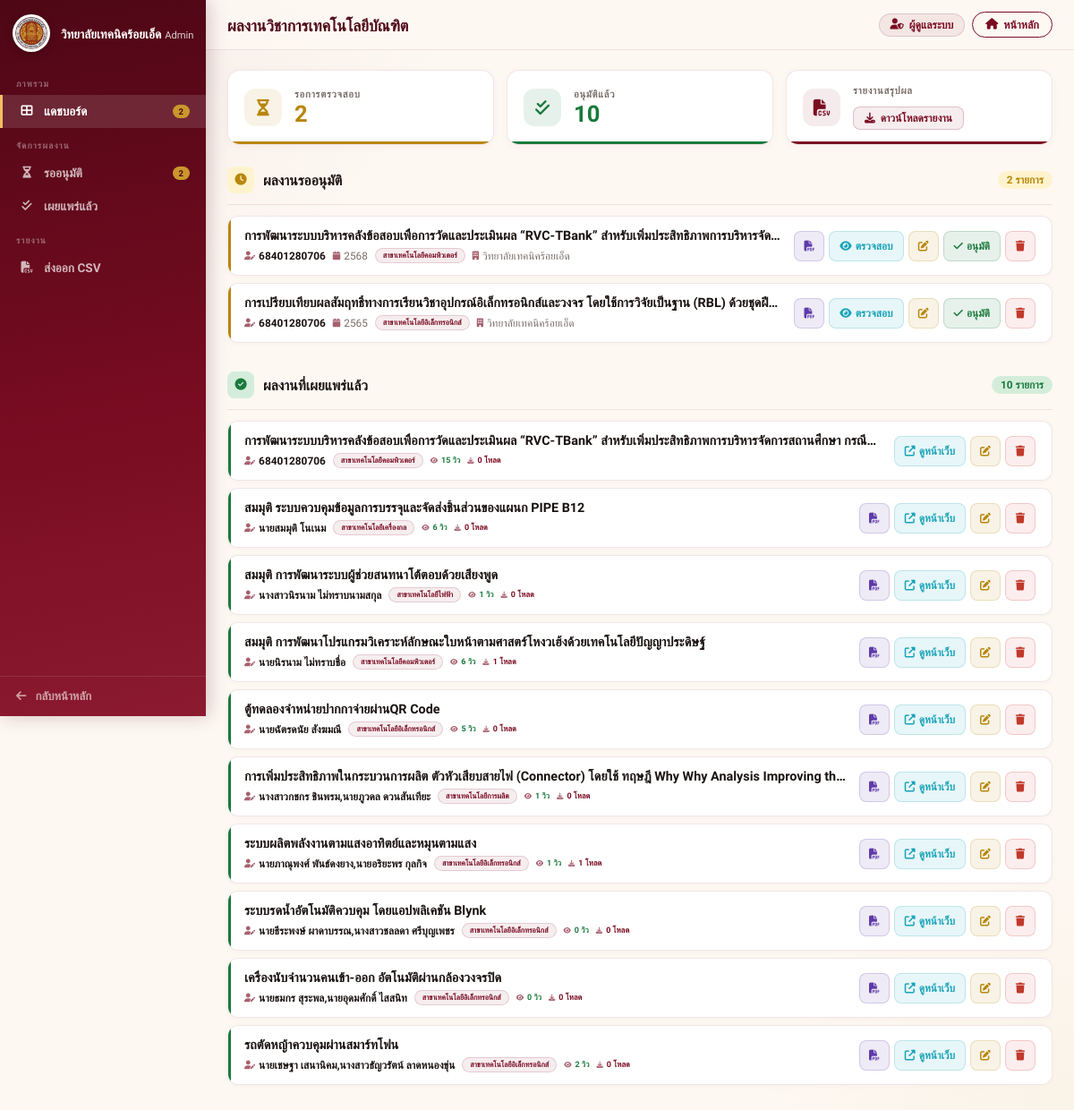
Page /manage/ (signed in) on the committed database.
### research/models.py (models this page shows, shortened)
class Project(models.Model):
    DEPARTMENTS = [
        ('EE', 'สาขาเทคโนโลยีไฟฟ้า'),
        ('ET', 'สาขาเทคโนโลยีอิเล็กทรอนิกส์'),
        ('PT', 'สาขาเทคโนโลยีการผลิต'),
        ('MT', 'สาขาเทคโนโลยีเครื่องกล'),
        ('CT', 'สาขาเทคโนโลยีคอมพิวเตอร์'),
    ]
    RESEARCH_TYPES = [
        ('classroom', 'วิจัยในชั้นเรียน'),
        ('r_d', 'วิจัยและพัฒนา (R&D)'),
        ('innovation', 'นวัตกรรมและสิ่งประดิษฐ์'),
        ('survey', 'วิจัยเชิงสำรวจ'),
        ('other', 'อื่นๆ'),
    ]
    title_th = models.CharField(max_length=500, verbose_name="ชื่อผลงานวิจัย (ภาษาไทย)")
    title_en = models.CharField(max_length=500, verbose_name="ชื่อผลงานวิจัย (ภาษาอังกฤษ)", blank=True, null=True)
    department = models.CharField(max_length=2, choices=DEPARTMENTS, default='CT', verbose_name="สาขาวิชา")
    academic_year = models.IntegerField(verbose_name="ปีที่ผลงานวิจัยเสร็จ (พ.ศ.)")
    research_type = models.CharField(max_length=50, choices=RESEARCH_TYPES, default='innovation', verbose_name="ประเภทของงานวิจัย")
    student_name = models.CharField(max_length=255, verbose_name="ชื่อนักวิจัยหลัก")
    researcher_co1 = models.CharField(max_length=255, verbose_name="ชื่อนักวิจัยร่วมคนที่ 1", blank=True, null=True)
    researcher_co2 = models.CharField(max_length=255, verbose_name="ชื่อนักวิจัยร่วมคนที่ 2", blank=True, null=True)
    organization = models.CharField(max_length=255, verbose_name="หน่วยงาน", default="วิทยาลัยเทคนิคร้อยเอ็ด")
    funding_by = models.CharField(max_length=255, verbose_name="ผู้สนับสนุนทุนวิจัย", blank=True, null=True)
    awards = models.TextField(verbose_name="รางวัลที่เคยได้รับ", blank=True, null=True)
    abstract = models.TextField(verbose_name="บทคัดย่อ", blank=True)
    keywords = models.CharField(max_length=255, verbose_name="คำสำคัญ (Keywords)", blank=True)
    background = models.TextField(verbose_name="ความเป็นมา/หลักการและเหตุผล", blank=True)
    objectives = models.TextField(verbose_name="วัตถุประสงค์การวิจัย", blank=True)
    scope = models.TextField(verbose_name="ขอบเขตของการวิจัย", blank=True)
    theory = models.TextField(verbose_name="ทฤษฎีที่ใช้ในการศึกษา/ที่เกี่ยวข้อง", blank=True)
    methodology = models.TextField(verbose_name="วิธีการวิจัย", blank=True)
    results = models.TextField(verbose_name="ผลการวิจัย", blank=True)
    discussion = models.TextField(verbose_name="อภิปรายผล", blank=True)
    suggestions_use = models.TextField(verbose_name="ข้อเสนอแนะในการใช้ประโยชน์", blank=True)
    suggestions_next = models.TextField(verbose_name="ข้อเสนอแนะในการทำวิจัยครั้งต่อไป", blank=True)
    other_info = models.TextField(verbose_name="อื่นๆ", blank=True, null=True)
    pdf_file = models.FileField(
        upload_to='pdfs/',
        verbose_name="ไฟล์ PDF ฉบับเต็ม",
        validators=[FileExtensionValidator(allowed_extensions=['pdf']), validate_file_size],
        null=True, blank=True
    )
    is_approved = models.BooleanField(default=False, verbose_name="อนุมัติการเผยแพร่")
    views_count = models.PositiveIntegerField(default=0, verbose_name="ยอดเข้าชม")
    download_count = models.PositiveIntegerField(default=0, verbose_name="ยอดดาวน์โหลด")
    class Meta:
        verbose_name = "โครงงาน/ผลงานวิชาการ"
        verbose_name_plural = "โครงงาน/ผลงานวิชาการ"
        ordering = ['-academic_year']

### research/views.py (the view)
# urls.py: path('manage/', views.admin_dashboard, name='admin_dashboard'),
@login_required
def admin_dashboard(request):
    if not request.user.is_staff:
        messages.warning(request, "เฉพาะผู้ดูแลระบบเท่านั้นที่เข้าถึงหน้านี้ได้")
        return redirect('project_list')
    pending_projects  = Project.objects.filter(is_approved=False).order_by('-id')
    approved_projects = Project.objects.filter(is_approved=True).order_by('-id')
    return render(request, 'research/admin_dashboard.html', {
        'pending_projects': pending_projects, 'approved_projects': approved_projects,
        'pending_count': pending_projects.count(), 'approved_count': approved_projects.count(),
    })

### research/templates/research/admin_dashboard.html (shortened to what this page needs)
{% load static %}
<!DOCTYPE html>
<html lang="th">
<head>
    <link rel="stylesheet" href="https://cdnjs.cloudflare.com/ajax/libs/font-awesome/6.4.0/css/all.min.css">
</head>
<body>
<aside class="sidebar" id="sidebar">
    <div class="sidebar-logo">
        <img src="{% static 'logoretc.png' %}" alt="RETC" class="logo-img">
        <div class="sidebar-logo-text">
            <span class="sidebar-logo-name">วิทยาลัยเทคนิคร้อยเอ็ด</span>
            <span class="sidebar-logo-sub">Admin Dashboard</span>
        </div>
    </div>
    <nav class="sidebar-nav">
        <div class="sidebar-section-label">ภาพรวม</div>
        <a class="nav-item active" href="#" data-tip="แดชบอร์ด">
            <i class="fas fa-th-large"></i> <span>แดชบอร์ด</span>
            {% if pending_count > 0 %}<span class="nav-badge">{{ pending_count }}</span>{% endif %}
        </a>
        <div class="sidebar-section-label">จัดการผลงาน</div>
        <a class="nav-item" href="#pending-section" data-tip="รออนุมัติ">
            <i class="fas fa-hourglass-half"></i> <span>รออนุมัติ</span>
            {% if pending_count > 0 %}<span class="nav-badge">{{ pending_count }}</span>{% endif %}
        </a>
        <a class="nav-item" href="#approved-section" data-tip="เผยแพร่แล้ว">
            <i class="fas fa-check-double"></i> <span>เผยแพร่แล้ว</span>
        </a>
        <div class="sidebar-section-label">รายงาน</div>
        <a class="nav-item" href="{% url 'export_projects_csv' %}" data-tip="ส่งออก CSV">
            <i class="fas fa-file-csv"></i> <span>ส่งออก CSV</span>
        </a>
    </nav>
    <div class="sidebar-footer">
        <a href="{% url 'project_list' %}" data-tip="หน้าหลัก">
            <i class="fas fa-arrow-left"></i> <span>กลับหน้าหลัก</span>
        </a>
    </div>
</aside>
<div class="main" id="mainContent">
    <header class="topbar">
        <div class="topbar-left">
            <div class="topbar-title">ผลงานวิชาการเทคโนโลยีบัณฑิต</div>
        </div>
        <div class="topbar-right">
            <div class="admin-chip">
                <i class="fas fa-user-shield"></i> ผู้ดูแลระบบ
            </div>
            <a href="{% url 'project_list' %}" class="btn-back">
                <i class="fas fa-home"></i> <span>หน้าหลัก</span>
            </a>
        </div>
    </header>
    <div class="page-body">
        <div class="stat-grid">
            <div class="stat-card">
                <div class="stat-icon-wrap stat-icon-amber"><i class="fas fa-hourglass-half"></i></div>
                <div class="stat-info">
                    <div class="stat-label">รอการตรวจสอบ</div>
                    <div class="stat-value amber">{{ pending_count }}</div>
                </div>
            </div>
            <div class="stat-card">
                <div class="stat-icon-wrap stat-icon-green"><i class="fas fa-check-double"></i></div>
                <div class="stat-info">
                    <div class="stat-label">อนุมัติแล้ว</div>
                    <div class="stat-value green">{{ approved_count }}</div>
                </div>
            </div>
            <div class="stat-card">
                <div class="stat-icon-wrap stat-icon-crimson"><i class="fas fa-file-csv"></i></div>
                <div class="stat-info">
                    <div class="stat-label">รายงานสรุปผล</div>
                    <a href="{% url 'export_projects_csv' %}" class="btn-export">
                        <i class="fas fa-download"></i> ดาวน์โหลดรายงาน
                    </a>
                </div>
            </div>
        </div>
        <div id="pending-section" style="margin-bottom: 32px;">
            <div class="section-header">
                <div class="section-icon amber"><i class="fas fa-clock"></i></div>
                <span class="section-title-text">ผลงานรออนุมัติ</span>
                <span class="section-count amber">{{ pending_count }} รายการ</span>
            </div>
            {% for p in pending_projects %}
            <div class="project-row pending">
                <div class="project-info">
                    <div class="project-name">{{ p.title_th }}</div>
                    <div class="project-meta">
                        <span><i class="fas fa-user-edit"></i> <b>{{ p.student_name }}</b></span>
                        <span><i class="fas fa-calendar"></i> {{ p.academic_year }}</span>
                        <span class="dept-tag">{{ p.get_department_display }}</span>
                        <span><i class="fas fa-building"></i> {{ p.organization|default:"วิทยาลัยเทคนิคร้อยเอ็ด" }}</span>
                    </div>
                </div>
                <div class="action-group">
                    {% if p.pdf_file %}
                    <a href="{{ p.pdf_file.url }}" target="_blank" class="btn-act btn-pdf btn-icon" title="ดู PDF"><i class="fas fa-file-pdf"></i></a>
                    {% endif %}
                    <a href="{% url 'project_detail' p.id %}" target="_blank" class="btn-act btn-preview">
                        <i class="fas fa-eye"></i> ตรวจสอบ
                    </a>
                    <a href="{% url 'edit_project' p.id %}" class="btn-act btn-edit btn-icon" title="แก้ไข"><i class="fas fa-edit"></i></a>
                    <a href="{% url 'approve_project' p.id %}" class="btn-act btn-approve"
                       onclick="return confirm('ยืนยันการอนุมัติผลงานนี้?')">
                        <i class="fas fa-check"></i> อนุมัติ
                    </a>
                    <a href="{% url 'delete_project' p.id %}" class="btn-act btn-delete btn-icon" title="ลบ"
                       onclick="return confirm('ลบข้อมูลนี้ถาวร?')"><i class="fas fa-trash"></i></a>
                </div>
            </div>
            {% empty %}
            <div class="empty-state">
                <i class="fas fa-inbox"></i>
                ไม่มีผลงานค้างตรวจสอบ
            </div>
            {% endfor %}
        </div>
        <div id="approved-section">
            <div class="section-header">
                <div class="section-icon green"><i class="fas fa-check-circle"></i></div>
                <span class="section-title-text">ผลงานที่เผยแพร่แล้ว</span>
                <span class="section-count green">{{ approved_count }} รายการ</span>
            </div>
            {% for p in approved_projects %}
            <div class="project-row approved">
                <div class="project-info">
                    <div class="project-name">{{ p.title_th }}</div>
                    <div class="project-meta">
                        <span><i class="fas fa-user-edit"></i> <b>{{ p.student_name }}</b></span>
                        <span class="dept-tag">{{ p.get_department_display }}</span>
                        <span class="stat-inline views"><i class="fas fa-eye"></i> {{ p.views_count }} วิว</span>
                        <span class="stat-inline downloads"><i class="fas fa-download"></i> {{ p.download_count }} โหลด</span>
                    </div>
                </div>
                <div class="action-group">
                    {% if p.pdf_file %}
                    <a href="{{ p.pdf_file.url }}" target="_blank" class="btn-act btn-pdf btn-icon" title="ดู PDF"><i class="fas fa-file-pdf"></i></a>
                    {% endif %}
                    <a href="{% url 'project_detail' p.id %}" target="_blank" class="btn-act btn-preview">
                        <i class="fas fa-external-link-alt"></i> ดูหน้าเว็บ
                    </a>
                    <a href="{% url 'edit_project' p.id %}" class="btn-act btn-edit btn-icon" title="แก้ไข"><i class="fas fa-edit"></i></a>
                    <a href="{% url 'delete_project' p.id %}" class="btn-act btn-delete btn-icon" title="ลบ"
                       onclick="return confirm('ต้องการลบผลงานชิ้นนี้ใช่หรือไม่?')"><i class="fas fa-trash"></i></a>
                </div>
            </div>
            {% empty %}
            <div class="empty-state">
                <i class="fas fa-folder-open"></i>
                ยังไม่มีผลงานที่ผ่านการอนุมัติ
            </div>
            {% endfor %}
        </div>
    </div>
</div>
</body>
</html>

### rows in the picture
Project: title_th "การพัฒนาระบบบริหารคลังข้อสอบเพื่อการวัดและประเมินผล “RVC-TBank” สำหรับเพิ่มประสิทธิภาพการบริหารจัด…", student_name "68401280706", academic_year "2568", department "สาขาเทคโนโลยีคอมพิวเตอร์", organization "วิทยาลัยเทคนิคร้อยเอ็ด"
Project: title_th "การเปรียบเทียบผลสัมฤทธิ์ทางการเรียนวิชาอุปกรณ์อิเล็กทรอนิกส์และวงจร โดยใช้การวิจัยเป็นฐาน (RBL) ด้วยชุดฝึ…", student_name "68401280706", academic_year "2565", department "สาขาเทคโนโลยีอิเล็กทรอนิกส์", organization "วิทยาลัยเทคนิคร้อยเอ็ด"
Project: title_th "การพัฒนาระบบบริหารคลังข้อสอบเพื่อการวัดและประเมินผล “RVC-TBank” สำหรับเพิ่มประสิทธิภาพการบริหารจัดการสถานศึกษา กรณี…", student_name "68401280706", department "สาขาเทคโนโลยีคอมพิวเตอร์", views_count "15", download_count "0"
Project: title_th "สมมุติ ระบบควบคุมข้อมูลการบรรจุและจัดส่งชิ้นส่วนของแผนก PIPE B12", student_name "นายสมมุติ โนเนม", department "สาขาเทคโนโลยีเครื่องกล", views_count "6", download_count "0"
Project: title_th "สมมุติ การพัฒนาระบบผู้ช่วยสนทนาโต้ตอบด้วยเสียงพูด", student_name "นางสาวนิรนาม ไม่ทราบนามสกุล", department "สาขาเทคโนโลยีไฟฟ้า", views_count "1", download_count "0"
Project: title_th "สมมุติ การพัฒนาโปรแกรมวิเคราะห์ลักษณะใบหน้าตามศาสตร์โหงวเฮ้งด้วยเทคโนโลยีปัญญาประดิษฐ์", student_name "นายนิรนาม ไม่ทราบชื่อ", department "สาขาเทคโนโลยีคอมพิวเตอร์", views_count "6", download_count "1"
Project: title_th "ตู้ทดลองจำหน่ายปากกาจ่ายผ่านQR Code", student_name "นายฉัตรดนัย สังฆมณี", department "สาขาเทคโนโลยีอิเล็กทรอนิกส์", views_count "5", download_count "0"
Project: title_th "การเพิ่มประสิทธิภาพในกระบวนการผลิต ตัวหัวเสียบสายไฟ (Connector) โดยใช้ ทฤษฎี Why Why Analysis Improving th…", student_name "นางสาวกชกร ชินพรม,นายภูวดล ดวนสันเทียะ", department "สาขาเทคโนโลยีการผลิต", views_count "1", download_count "0"
Project: title_th "ระบบผลิตพลังงานตามแสงอาทิตย์และหมุนตามแสง", student_name "นายภาณุพงศ์ พันธ์ดงยาง,นายอริยะพร กุลกิจ", department "สาขาเทคโนโลยีอิเล็กทรอนิกส์", views_count "1", download_count "1"
Project: title_th "ระบบรดน้ำอัตโนมัติควบคุม โดยแอปพลิเคชัน Blynk", student_name "นายธีระพงษ์ ผาดาบรรณ,นางสาวชลลดา ศรีบุญเพชร", department "สาขาเทคโนโลยีอิเล็กทรอนิกส์", views_count "0", download_count "0"
Project: title_th "เครื่องนับจำนวนคนเข้า-ออก อัตโนมัติผ่านกล้องวงจรปิด", student_name "นายธมกร สุระพล,นายอุดมศักดิ์ ไสสนิท", department "สาขาเทคโนโลยีอิเล็กทรอนิกส์", views_count "0", download_count "0"
Project: title_th "รถตัดหญ้าควบคุมผ่านสมาร์ทโฟน", student_name "นายเชษฐา เสนานิคม,นางสาวธัญวรัตน์ ลาดหนองขุ่น", department "สาขาเทคโนโลยีอิเล็กทรอนิกส์", views_count "2", download_count "0"

### other values in the picture
{{ pending_count }} "2"
{{ approved_count }} "10"
